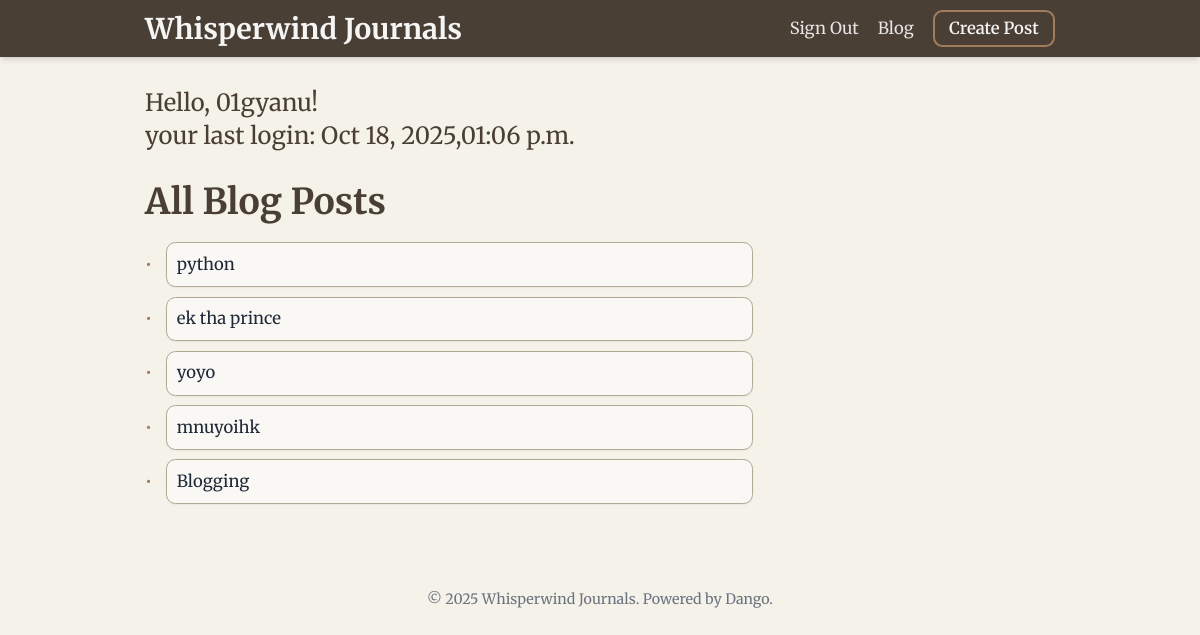
Screenshot of / (signed in) with the database file from the repository.
### blog_app/models.py (models this page shows)
class Post(models.Model):
	title=models.CharField(max_length=200)
	author=models.ForeignKey(User, on_delete=models.CASCADE)
	content=models.TextField()
	created_at=models.DateTimeField(auto_now_add=True)

### blog_app/views.py (the view)
# urls.py: path('',views.index,name='index'),
def index(request):
	post_objs=Post.objects.all()
	return render(request,'index.html',{'post_objs':post_objs})

### templates/index.html (shortened to what this page needs)
<!DOCTYPE html>
<html lang="en">
<head>
    <script src="https://cdn.tailwindcss.com"></script>
    <link rel="stylesheet" href="blog-index.css">
</head>
<body class="text-gray-800">
    <header class="header-bg shadow-md">
        <nav class="container mx-auto px-12 py-2 flex justify-between items-center">
            <h1 class="text-2xl font-bold text-stone-100">
                Whisperwind Journals
            </h1>
            <div class="flex items-center space-x-4">
                {% if request.user.is_authenticated %}
                <a href="{% url 'account_logout' %}" class="text-sm text-stone-200 hover:text-white transition duration-300">Sign Out</a>
                <a href="#" class="text-sm text-stone-200 hover:text-white transition duration-300">Blog</a>
                <a href="{% url 'create_post' %}" class="border-2 accent-color text-stone-100 px-3 py-1 rounded-lg text-sm font-semibold hover:bg-stone-100 hover:text-[#4a3f35] transition duration-300">
                    Create Post
                </a>
                {% else %}
                <a href="{% url 'account_login' %}" class="text-sm text-stone-200 hover:text-white transition duration-300">Sign In</a>
                {% endif %}
            </div>
        </nav>
    </header>
    <main class="container mx-auto px-12 py-6">
        <div class="mb-6">
        {% if request.user.is_authenticated %}
            <h2 class="text-xl main-text-color">Hello, {{ request.user.username }}!</h2>
            {% if request.user.last_login  %}
            <p class="text-xl main-text-color">your last login: <span>{{ request.user.last_login|date:"M d, Y,h:i a" }}</span></p>
            {% endif %}
        {% endif %}
        </div>
        <div>
            <h3 class="text-3xl font-bold mb-4 main-text-color">All Blog Posts</h3>
            <ul class="space-y-2 max-w-lg text-sm">
                 {% for obj in post_objs %}
                <li class="flex items-center space-x-3">
                    <span class="text-md accent-color">•</span>
                    <div class="w-full bg-white/50 border post-item p-2 rounded-lg shadow-sm">
                        <a href="{% url 'post_detail' obj.id %}" >{{obj.title}}</a>
                    </div>
                </li>
                {% endfor %}
            </ul>
        </div>
    </main>
    <footer class="text-center py-4 mt-8 text-xs text-gray-500">
        <p>&copy; 2025 Whisperwind Journals. Powered by Dango.</p>
    </footer>
</body>
</html>

### static/blog_app/blog-index.css (style rules this page uses)
html { font-size: 19px; }
body { font-family: 'Merriweather', serif; background-color: #f5f2e9; }
.header-bg { background-color: #4a3f35; }
.main-text-color { color: #4a3f35; }
.accent-color { color: #a17d5c; border-color: #a17d5c; }
.post-item { border-color: #b0a993; }

### templates/index.html (style rules this page uses)
html { font-size: 19px; }
body { font-family: 'Merriweather', serif; background-color: #f5f2e9; }
.header-bg { background-color: #4a3f35; }
.main-text-color { color: #4a3f35; }
.accent-color { color: #a17d5c; border-color: #a17d5c; }
.post-item { border-color: #b0a993; }

### rows the page displays
Post: title "python"
Post: title "ek tha prince"
Post: title "yoyo"
Post: title "mnuyoihk"
Post: title "Blogging"

### other values shown
{{ request.user.username }} "01gyanu"
{{ request.user.last_login|date:"M d, Y,h:i a" }} "Oct 18, 2025,01:06 p.m."
